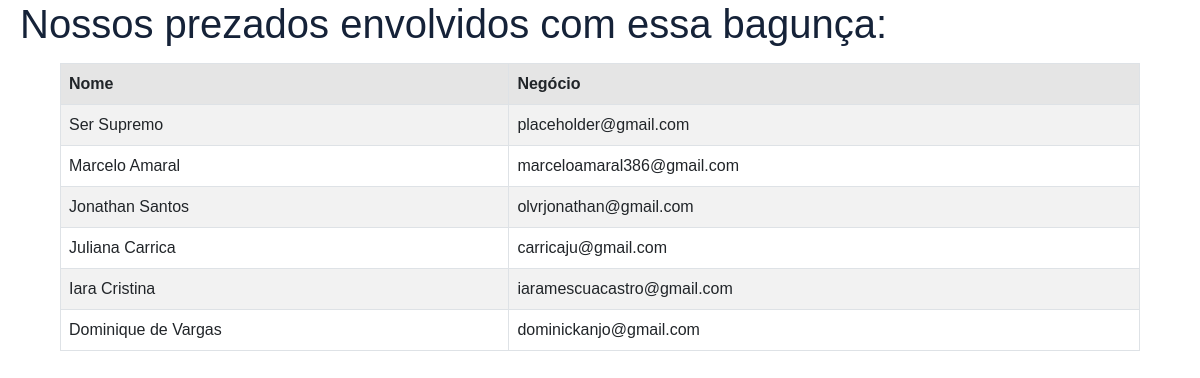
The page /user/all/ on the database as committed earlier.
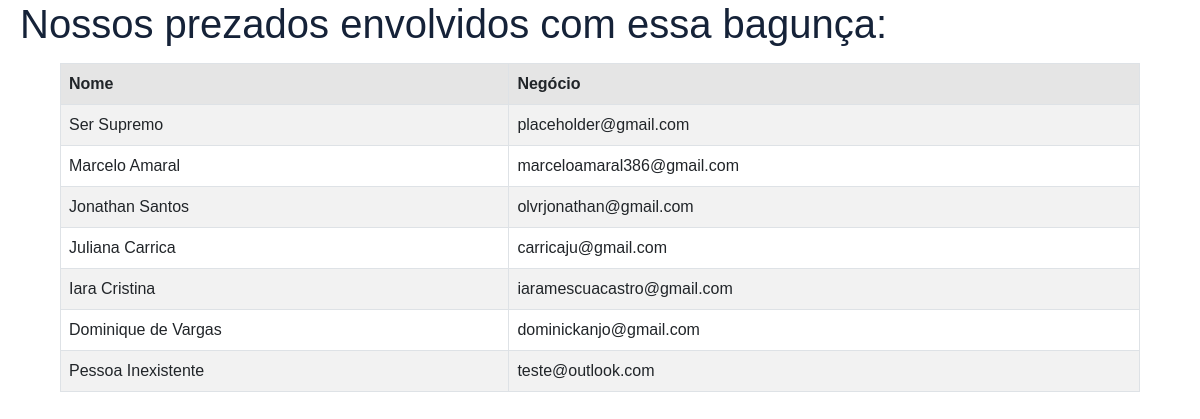
The same page on the database as committed later.
### user/models.py (models this page shows, shortened)
class CustomUser(AbstractBaseUser):
    email = models.EmailField('Endereço de e-mail', unique=True)
    first_name = models.CharField(max_length=20)
    last_name = models.CharField(max_length=20)
    business = models.ForeignKey('Business', null=True, blank=True,
                                on_delete=models.SET_NULL, related_name='associated_business')
    cpf = models.CharField(max_length=11, null=True, blank=False)
    birth_date = models.DateField('Data de nascimento', null=True, blank=False)
    phone_number = models.CharField(max_length=11, null=True, blank=False, unique=True,
                                    help_text='Insira número no formato (xx) 98765-4321')
    is_client = models.BooleanField(default=False)
    is_active = models.BooleanField(default=True)
    is_admin = models.BooleanField(default=False)
    objects = CustomUserManager()
    USERNAME_FIELD = 'email'
    REQUIRED_FIELDS = ['first_name', 'last_name']

### user/views.py (the view)
# urls.py: path('all/', views.all, name = 'all'),
def all(request):
    context = {'users': CustomUser.objects.all()}
    return render(request, 'user/all.html', context)

### templates/user/all.html (shortened to what this page needs)
{% extends "user/template.html" %}
{% load static %}
{% block links %}
    <link href="{% static 'user/teste.css' %}" rel="stylesheet">
    <link href="{% static 'bootstrap.min.css' %}" rel="stylesheet">
{% endblock %}
{% block content %}
    <h1>Nossos prezados envolvidos com essa bagunça:</h1>
    <div class="table-responsive">
        <table class="table table-striped table-bordered table-hover m-0">
        <thead>
            <tr class="table-active">
                <th> Nome </th>
                <th> Negócio </th>
            </tr>
        </thead>
        <tbody>
        {% for user in users %}
            <tr>
                <td> {{ user.first_name }} {{ user.last_name }} </td>
                <td> {{ user.email }} </td>
            </tr>
        {% endfor %}
        </body>
{% endblock %}

### templates/user/template.html (shortened to what this page needs)
<!DOCTYPE html>
<html lang="pt-br">
{% load static %}
<head>
    {% block links %}{% endblock %}
</head>
<body>
    {% block content %}{% endblock %}
</body>
</html>

### static/user/teste.css (style rules this page uses)
* { font-family: Arial, Helvetica, sans-serif; }
h1 { color: #152238; margin: 50px 20px; }
.table-responsive { margin: 15px 5%; width: 90% }

Rows that differ between the two databases and show on the page:
added CustomUser: first_name "Pessoa", last_name "Inexistente", email "teste@outlook.com"
